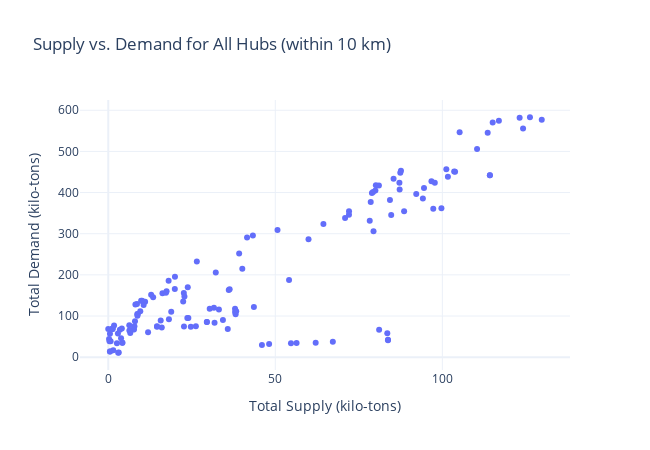

Source (notebook cell):
### Markdown cell above
✅ **Checkpoint:**  
We now have a table showing, for each hub:
- How much material supply it can reach within 10 km  
- How much demand there is in the same area  

Let’s visualize this to see which hubs perform best.

### Code cell
import plotly.express as px

fig = px.scatter(
    hub_summary,
    x="total_supply_kilotons",
    y="total_demand_kilotons",
    hover_name="hub_id",
    labels={
        "total_supply_kilotons": "Total Supply (kilo-tons)",
        "total_demand_kilotons": "Total Demand (kilo-tons)"
    },
    title=f"Supply vs. Demand for All Hubs (within {max_travel_distance/1000:.0f} km)"
)

fig.update_layout(
    template="plotly_white",
    width=650,
    height=450
)

fig.show()

### Figure 1 — Plotly figure (JSON) as saved in the notebook; plotly's stock layout.template omitted (floating-point values rounded to 4 significant figures; data arrays with more than 128 entries replaced by an {"elided": "..."} marker saying what was removed)
{"data": [{"hovertemplate": "<b>%{hovertext}</b><br><br>Total Supply (kilo-tons)=%{x}<br>Total Demand (kilo-tons)=%{y}<extra></extra>", "hovertext": {"elided": "139 float values"}, "legendgroup": "", "marker": {"color": "#636efa", "symbol": "circle"}, "mode": "markers", "name": "", "orientation": "v", "showlegend": false, "type": "scatter", "x": {"elided": "139 float values"}, "xaxis": "x", "y": {"elided": "139 float values"}, "yaxis": "y"}], "layout": {"height": 450, "legend": {"tracegroupgap": 0}, "title": {"text": "Supply vs. Demand for All Hubs (within 10 km)"}, "width": 650, "xaxis": {"anchor": "y", "domain": [0, 1], "title": {"text": "Total Supply (kilo-tons)"}}, "yaxis": {"anchor": "x", "domain": [0, 1], "title": {"text": "Total Demand (kilo-tons)"}}}}
